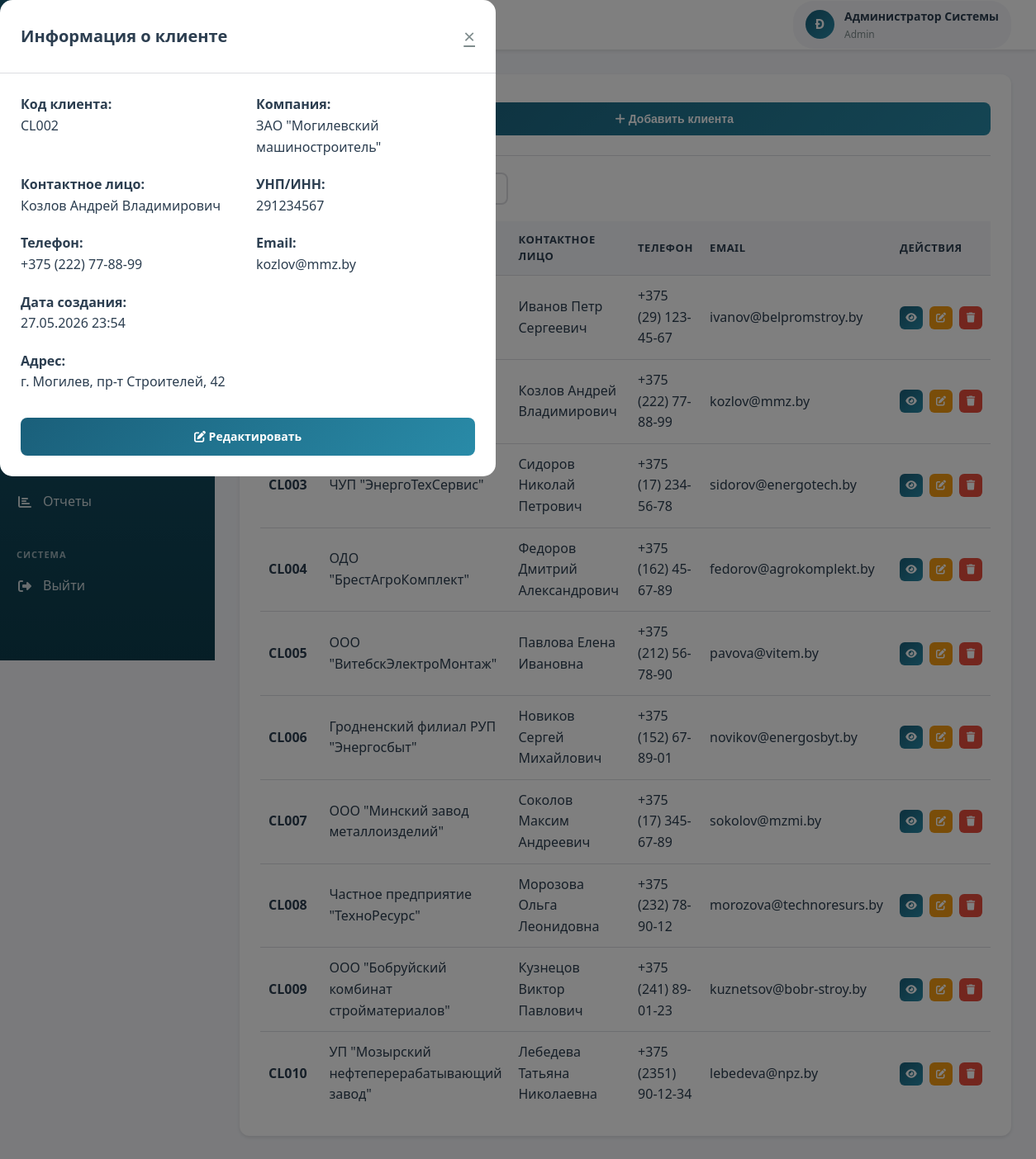
/modules/clients/index.php?view=2 (signed in), run on the app's committed database.
### tables this page shows
CREATE TABLE clients (
    id INT AUTO_INCREMENT PRIMARY KEY,
    client_code VARCHAR(50) NOT NULL UNIQUE,
    company_name VARCHAR(200),
    contact_person VARCHAR(100),
    inn VARCHAR(20),
    address TEXT,
    phone VARCHAR(20),
    email VARCHAR(100),
    website VARCHAR(200),
    payment_terms TEXT,
    created_at TIMESTAMP DEFAULT CURRENT_TIMESTAMP,
    updated_at TIMESTAMP DEFAULT CURRENT_TIMESTAMP ON UPDATE CURRENT_TIMESTAMP
);

### includes/config.php (called while the page is built, shortened)
<?php
function isLoggedIn() {
    return isset($_SESSION['user_id']) && isset($_SESSION['user_role']);
}
function hasRole($allowedRoles) {
    return in_array($_SESSION['user_role'], $allowedRoles);
}
?>

### modules/clients/index.php (the view, shortened to what this page needs)
<?php
require_once '../../includes/config.php';
$pdo = getDBConnection();
if (isset($_GET['view'])) {
    try {
        $clientId = (int)$_GET['view'];
        $stmt = $pdo->prepare("SELECT * FROM clients WHERE id = :id");
        $stmt->execute([':id' => $clientId]);
        $viewClient = $stmt->fetch();
    } catch (PDOException $e) {
        $error = 'Ошибка загрузки данных клиента';
        error_log($e->getMessage());
    }
}
try {
    $stmt = $pdo->query("SELECT * FROM clients ORDER BY created_at DESC");
    $clients = $stmt->fetchAll();
} catch (PDOException $e) {
    $error = 'Ошибка загрузки данных';
    $clients = [];
}
$userFullName = $_SESSION['full_name'];
$initials = strtoupper(substr($userFullName, 0, 1));
?>
<!DOCTYPE html>
<html lang="ru">
<head>
    <link rel="stylesheet" href="../../assets/css/style.css">
    <link rel="stylesheet" href="https://cdnjs.cloudflare.com/ajax/libs/font-awesome/6.4.0/css/all.min.css">
</head>
<body>
    <div class="dashboard-container">
        <aside class="sidebar">
            <div class="sidebar-header">
                <div class="sidebar-logo">
                    <div class="logo-icon">
                    </div>
                    <div class="logo-text">
                        <h2>Полесьеэлектромаш</h2>
                        <p>Корпоративная система</p>
                    </div>
                </div>
            </div>
            <?php
            include '../../includes/sidebar.php';
            ?>
        </aside>
        <div class="main-content">
            <header class="header">
                <div class="header-left">
                    <div class="header-title">
                        <h1>Управление клиентами</h1>
                    </div>
                </div>
                <div class="header-right">
                    <div class="user-info">
                        <div class="user-avatar">
                            <?php echo $initials; ?>
                        </div>
                        <div class="user-details">
                            <span class="user-name"><?php echo htmlspecialchars($userFullName); ?></span>
                            <span class="user-role"><?php echo ucfirst($userRole); ?></span>
                        </div>
                    </div>
                </div>
            </header>
            <div class="content-area">
                <div class="card">
                    <div class="card-header">
                        <h2 class="card-title">База клиентов</h2>
                        <?php if (hasRole(['admin', 'manager'])): ?>
                            <button class="btn btn-primary" onclick="openModal('addClientModal')">
                                <i class="fas fa-plus"></i> Добавить клиента
                            </button>
                        <?php endif; ?>
                    </div>
                    <div style="margin-bottom: 20px;">
                    </div>
                    <div class="table-responsive">
                        <table class="data-table" id="clientsTable">
                            <thead>
                                <tr>
                                    <th>Код</th>
                                    <th>Компания</th>
                                    <th>Контактное лицо</th>
                                    <th>Телефон</th>
                                    <th>Email</th>
                                    <th>Действия</th>
                                </tr>
                            </thead>
                            <tbody>
                                <?php if (empty($clients)): ?>
                                    <tr>
                                        <td colspan="6" class="text-center">Клиентов не найдено</td>
                                    </tr>
                                <?php else: ?>
                                    <?php foreach ($clients as $client): ?>
                                        <tr>
                                            <td><strong><?php echo htmlspecialchars($client['client_code']); ?></strong></td>
                                            <td><?php echo htmlspecialchars($client['company_name'] ?? 'Не указано'); ?></td>
                                            <td><?php echo htmlspecialchars($client['contact_person'] ?? 'Не указано'); ?></td>
                                            <td><?php echo htmlspecialchars($client['phone'] ?? 'Не указано'); ?></td>
                                            <td><?php echo htmlspecialchars($client['email'] ?? 'Не указано'); ?></td>
                                            <td>
                                                <div class="action-buttons">
                                                    <a href="?view=<?php echo $client['id']; ?>"
                                                       class="btn btn-sm btn-icon btn-primary"
                                                       title="Просмотр">
                                                        <i class="fas fa-eye"></i>
                                                    </a>
                                                    <?php if (hasRole(['admin', 'manager'])): ?>
                                                        <a href="?edit=<?php echo $client['id']; ?>"
                                                           class="btn btn-sm btn-icon btn-secondary"
                                                           title="Редактировать">
                                                            <i class="fas fa-edit"></i>
                                                        </a>
                                                        <a href="?delete=<?php echo $client['id']; ?>"
                                                           class="btn btn-sm btn-icon btn-danger"
                                                           onclick="return confirm('Вы уверены, что хотите удалить клиента?')"
                                                           title="Удалить">
                                                            <i class="fas fa-trash"></i>
                                                        </a>
                                                    <?php endif; ?>
                                                </div>
                                            </td>
                                        </tr>
                                    <?php endforeach; ?>
                                <?php endif; ?>
                            </tbody>
                        </table>
                    </div>
                </div>
            </div>
        </div>
    </div>
    <?php if (isset($viewClient) && $viewClient): ?>
    <div id="viewClientModal" class="modal" style="display: block;">
        <div class="modal-content">
            <div class="modal-header">
                <h2>Информация о клиенте</h2>
                <a href="index.php" class="modal-close">&times;</a>
            </div>
            <div class="modal-body">
                <div style="display: grid; grid-template-columns: 1fr 1fr; gap: 20px;">
                    <div>
                        <p><strong>Код клиента:</strong></p>
                        <p><?php echo htmlspecialchars($viewClient['client_code']); ?></p>
                    </div>
                    <div>
                        <p><strong>Компания:</strong></p>
                        <p><?php echo htmlspecialchars($viewClient['company_name'] ?? 'Не указано'); ?></p>
                    </div>
                    <div>
                        <p><strong>Контактное лицо:</strong></p>
                        <p><?php echo htmlspecialchars($viewClient['contact_person'] ?? 'Не указано'); ?></p>
                    </div>
                    <div>
                        <p><strong>УНП/ИНН:</strong></p>
                        <p><?php echo htmlspecialchars($viewClient['inn'] ?? 'Не указано'); ?></p>
                    </div>
                    <div>
                        <p><strong>Телефон:</strong></p>
                        <p><?php echo htmlspecialchars($viewClient['phone'] ?? 'Не указано'); ?></p>
                    </div>
                    <div>
                        <p><strong>Email:</strong></p>
                        <p><?php echo htmlspecialchars($viewClient['email'] ?? 'Не указано'); ?></p>
                    </div>
                    <div>
                        <p><strong>Дата создания:</strong></p>
                        <p><?php echo date('d.m.Y H:i', strtotime($viewClient['created_at'])); ?></p>
                    </div>
                </div>
                <div style="margin-top: 20px;">
                    <p><strong>Адрес:</strong></p>
                    <p><?php echo htmlspecialchars($viewClient['address'] ?? 'Не указано'); ?></p>
                </div>
                <?php if (hasRole(['admin', 'manager'])): ?>
                <div style="margin-top: 30px; text-align: right;">
                    <a href="?edit=<?php echo $viewClient['id']; ?>" class="btn btn-primary">
                        <i class="fas fa-edit"></i> Редактировать
                    </a>
                </div>
                <?php endif; ?>
            </div>
        </div>
    </div>
    <?php endif; ?>
</body>
</html>

### data on the page
clients: contact_person "Иванов Петр Сергеевич", phone "+375 (29) 123-45-67", email "ivanov@belpromstroy.by"
clients: contact_person "Козлов Андрей Владимирович", phone "+375 (222) 77-88-99", email "kozlov@mmz.by", client_code "CL002", company_name "ЗАО \"Могилевский машиностроитель\"", inn "291234567", created_at "27.05.2026 23:54", address "г. Могилев, пр-т Строителей, 42"
clients: client_code "CL003", company_name "ЧУП \"ЭнергоТехСервис\"", contact_person "Сидоров Николай Петрович", phone "+375 (17) 234-56-78", email "sidorov@energotech.by"
clients: client_code "CL004", company_name "ОДО \"БрестАгроКомплект\"", contact_person "Федоров Дмитрий Александрович", phone "+375 (162) 45-67-89", email "fedorov@agrokomplekt.by"
clients: client_code "CL005", company_name "ООО \"ВитебскЭлектроМонтаж\"", contact_person "Павлова Елена Ивановна", phone "+375 (212) 56-78-90", email "pavova@vitem.by"
clients: client_code "CL006", company_name "Гродненский филиал РУП \"Энергосбыт\"", contact_person "Новиков Сергей Михайлович", phone "+375 (152) 67-89-01", email "novikov@energosbyt.by"
clients: client_code "CL007", company_name "ООО \"Минский завод металлоизделий\"", contact_person "Соколов Максим Андреевич", phone "+375 (17) 345-67-89", email "sokolov@mzmi.by"
clients: client_code "CL008", company_name "Частное предприятие \"ТехноРесурс\"", contact_person "Морозова Ольга Леонидовна", phone "+375 (232) 78-90-12", email "morozova@technoresurs.by"
clients: client_code "CL009", company_name "ООО \"Бобруйский комбинат стройматериалов\"", contact_person "Кузнецов Виктор Павлович", phone "+375 (241) 89-01-23", email "kuznetsov@bobr-stroy.by"
clients: client_code "CL010", company_name "УП \"Мозырский нефтеперерабатывающий завод\"", contact_person "Лебедева Татьяна Николаевна", phone "+375 (2351) 90-12-34", email "lebedeva@npz.by"

### other printed values
$item['text'] "Отчеты"
$initials "Ð"
$userFullName "Администратор Системы"
$userRole "Admin"
